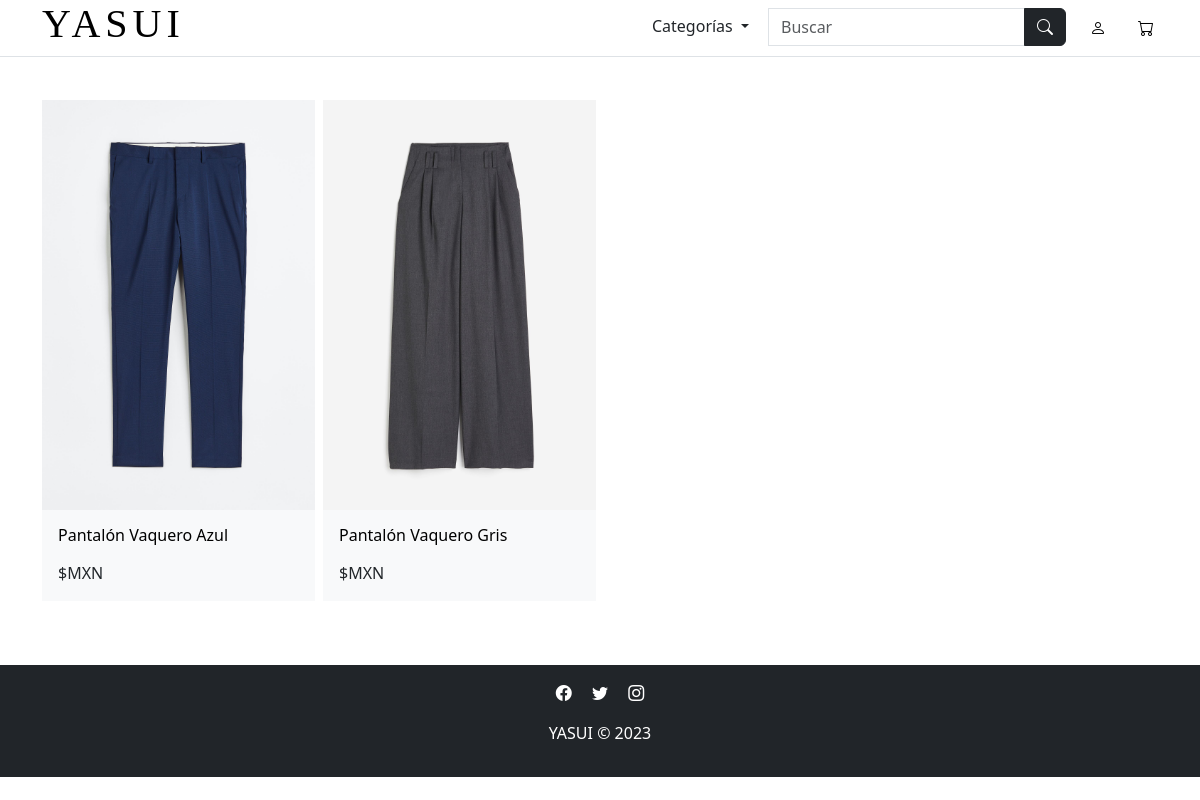
The app's page /catalogo-categoria.php?sucursal=1&categoria=2 with its own data.
### tables this page shows
CREATE TABLE inventario(
	cve_inv INT auto_increment,
	cod_suc INT,
	id_pren INT,
	exist_pren INT(5),
	status_inv BOOLEAN,
	PRIMARY KEY(cve_inv),
	FOREIGN KEY(cod_suc) REFERENCES sucursal(cod_suc),
	FOREIGN KEY(id_pren) REFERENCES prenda(id_pren) ON DELETE RESTRICT ON UPDATE CASCADE
);

CREATE TABLE prenda(
	id_pren INT auto_increment,
	cve_marca INT,
	cve_tipo INT,
	nom_pren CHAR(50),
	tall_pren ENUM('XS', 'S', 'M', 'L', 'XL', 'XXL', 'XXXL'),
	prec_pren DEC(6,2),
	cto_pren DEC(6,2),
	desc_pren VARCHAR(700),
	status_pren BOOLEAN,
	img_pren VARCHAR(50),
	PRIMARY KEY(id_pren),
	FOREIGN KEY(cve_marca) REFERENCES marca(cve_marca),
	FOREIGN KEY(cve_tipo) REFERENCES tipo(cve_tipo)
);

### php/functions.php (called while the page is built, shortened)
<?php
    function inventarioCategoria($sucursal, $categoria) {
        include 'connection.php';
        $query_inv_ctg = "SELECT * FROM prenda, inventario where prenda.id_pren=inventario.id_pren AND cod_suc=$sucursal AND status_inv!=0 AND cve_tipo='$categoria' GROUP BY nom_pren";
        return mysqli_query($connection, $query_inv_ctg);
    }
?>

### catalogo-categoria.php (the view, shortened to what this page needs)
<?php
    include ('php/functions.php');
?>
<!DOCTYPE html>
<html lang="en">
<head>
    <link href="https://cdn.jsdelivr.net/npm/bootstrap@5.3.1/dist/css/bootstrap.min.css" rel="stylesheet">
    <link rel="stylesheet" href="https://cdn.jsdelivr.net/npm/bootstrap-icons@1.11.1/font/bootstrap-icons.css">
    <link rel="stylesheet" href="assets/css/styles.css">
</head>
<body>
    <header class="bg-white fixed-top border-bottom">
        <div class="container">
            <div class="row">
                <div class="col-md-2 d-flex justify-content-center">
                    <a href="index.php"
                        class="d-flex align-items-center my-md-2 my-lg-0 me-lg-auto text-black text-decoration-none">
                        <h1 class=""> YASUI </h1>
                    </a>
                </div>
                <nav class="navbar p-0 col-10 d-flex align-items-center justify-content-md-end">
                    <ul class="nav text-black">
                        <li class="nav-item">
                            <div class="dropdown">
                                <button class="btn btn-black bg-white dropdown-toggle" type="button" id="categoriasDropdown" data-bs-toggle="dropdown" aria-haspopup="true" aria-expanded="false">
                                    Categorías
                                </button>
                            </div>
                        </li>
                        <li class="nav-item">
                            <form class="form-inline mx-2 d-none d-md-flex" action="php/search.php" method="GET" onsubmit="return validateSearchForm('search_query');">
                                <div class="input-group mb-0">
                                    <input type="text" class="form-control" name="search_query" id="search_query" placeholder="Buscar" aria-label="Buscar" aria-describedby="button-addon2">
                                    <button class="btn btn-dark" type="submit" id="button-addon2">
                                        <i class="bi bi-search"></i>
                                    </button>
                                </div>
                            </form>
                        </li>
                        <li class="nav-item">
                            <a href="login.php" class="nav-link text-black">
                                <i class="bi bi-person"></i>
                            </a>
                        </li>
                        <li class="nav-item">
                            <a href="cart.php" class="nav-link text-black">
                                <i class="bi bi-cart"></i>
                            </a>
                        </li>
                    </ul>
                </nav>
            </div>
        </div>
    </header>
    <section class="my-5">
        <div class="container">
            <div class="row g-2">
                <?php
                    if (isset($_GET['sucursal']) && isset($_GET['categoria'])) {
                        $sucursal = $_GET['sucursal'];
                        $categoria = $_GET['categoria'];
                        if (isset($_GET['search_query'])) {
                            $search_query = $_GET['search_query'];
                            $lista_query = inventarioNombre($sucursal, $categoria, $search_query);
                        } else {
                            $lista_query = inventarioCategoria($sucursal, $categoria);
                        }
                        while ($row = mysqli_fetch_array($lista_query)) {
                            echo '
                            <div class="col-6 col-md-3 text-center">
                                <div class="bg-light">
                                    <a href="producto.php?cve_inv='.$row["cve_inv"].'"> <img src="'.$row["img_pren"].'" class="w-100"> </a>
                                    <h3 class="fs-6 my-3 mx-3 text-start"> <a href="producto.php?cve_inv='.$row["cve_inv"].'"> '.$row["nom_pren"].' </a> </h3>
                                    <p class="fs-6 pb-3 mx-3 text-start">
                                    <span>$MXN '.$row['prec_pren'].'</span>
                                    </p>
                                </div>
                            </div>
                            ';
                        }
                    }
                ?>
            </div>
        </div>
    </section>
    <?php include "site/footer.php" ?>
</body>
</html>

### assets/css/styles.css (style rules this page uses)
h1 { font-family: 'initial', 'sans-serif'; letter-spacing: 5px; }
a { text-decoration: none; color: black; }
.btn-black, .btn:hover { border: none; }

### records on screen
inventario: id_pren.img_pren (picture), id_pren.nom_pren "Pantalón Vaquero Azul"
inventario: id_pren.img_pren (picture), id_pren.nom_pren "Pantalón Vaquero Gris"
